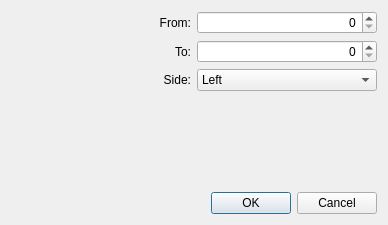
<?xml version="1.0" encoding="UTF-8"?>
<ui version="4.0">
 <class>DialogEditGap</class>
 <widget class="QDialog" name="DialogEditGap">
  <property name="geometry">
   <rect>
    <x>0</x>
    <y>0</y>
    <width>388</width>
    <height>225</height>
   </rect>
  </property>
  <property name="windowTitle">
   <string>Runway Edit</string>
  </property>
  <property name="locale">
   <locale language="English" country="UnitedStates"/>
  </property>
  <property name="modal">
   <bool>true</bool>
  </property>
  <layout class="QGridLayout" name="gridLayout">
   <item row="0" column="0">
    <widget class="QLabel" name="label">
     <property name="text">
      <string>From:</string>
     </property>
     <property name="alignment">
      <set>Qt::AlignRight|Qt::AlignTrailing|Qt::AlignVCenter</set>
     </property>
    </widget>
   </item>
   <item row="0" column="1">
    <widget class="QDoubleSpinBox" name="doubleSpinBoxFrom">
     <property name="alignment">
      <set>Qt::AlignRight|Qt::AlignTrailing|Qt::AlignVCenter</set>
     </property>
     <property name="decimals">
      <number>0</number>
     </property>
     <property name="maximum">
      <double>10000.000000000000000</double>
     </property>
    </widget>
   </item>
   <item row="1" column="0">
    <widget class="QLabel" name="label_2">
     <property name="text">
      <string>To:</string>
     </property>
     <property name="alignment">
      <set>Qt::AlignRight|Qt::AlignTrailing|Qt::AlignVCenter</set>
     </property>
    </widget>
   </item>
   <item row="1" column="1">
    <widget class="QDoubleSpinBox" name="doubleSpinBoxTo">
     <property name="alignment">
      <set>Qt::AlignRight|Qt::AlignTrailing|Qt::AlignVCenter</set>
     </property>
     <property name="decimals">
      <number>0</number>
     </property>
     <property name="maximum">
      <double>10000.000000000000000</double>
     </property>
    </widget>
   </item>
   <item row="2" column="0">
    <widget class="QLabel" name="label_3">
     <property name="text">
      <string>Side:</string>
     </property>
     <property name="alignment">
      <set>Qt::AlignRight|Qt::AlignTrailing|Qt::AlignVCenter</set>
     </property>
    </widget>
   </item>
   <item row="2" column="1">
    <widget class="QComboBox" name="comboBoxSide">
     <item>
      <property name="text">
       <string>Left</string>
      </property>
     </item>
     <item>
      <property name="text">
       <string>Right</string>
      </property>
     </item>
     <item>
      <property name="text">
       <string>Both</string>
      </property>
     </item>
    </widget>
   </item>
   <item row="3" column="1">
    <spacer name="verticalSpacer">
     <property name="orientation">
      <enum>Qt::Vertical</enum>
     </property>
     <property name="sizeHint" stdset="0">
      <size>
       <width>20</width>
       <height>52</height>
      </size>
     </property>
    </spacer>
   </item>
   <item row="4" column="0" colspan="2">
    <widget class="QDialogButtonBox" name="buttonBox">
     <property name="orientation">
      <enum>Qt::Horizontal</enum>
     </property>
     <property name="standardButtons">
      <set>QDialogButtonBox::Cancel|QDialogButtonBox::Ok</set>
     </property>
    </widget>
   </item>
  </layout>
 </widget>
 <resources/>
 <connections>
  <connection>
   <sender>buttonBox</sender>
   <signal>rejected()</signal>
   <receiver>DialogEditGap</receiver>
   <slot>reject()</slot>
   <hints>
    <hint type="sourcelabel">
     <x>316</x>
     <y>260</y>
    </hint>
    <hint type="destinationlabel">
     <x>286</x>
     <y>274</y>
    </hint>
   </hints>
  </connection>
  <connection>
   <sender>buttonBox</sender>
   <signal>accepted()</signal>
   <receiver>DialogEditGap</receiver>
   <slot>accept()</slot>
   <hints>
    <hint type="sourcelabel">
     <x>248</x>
     <y>254</y>
    </hint>
    <hint type="destinationlabel">
     <x>157</x>
     <y>274</y>
    </hint>
   </hints>
  </connection>
 </connections>
</ui>
